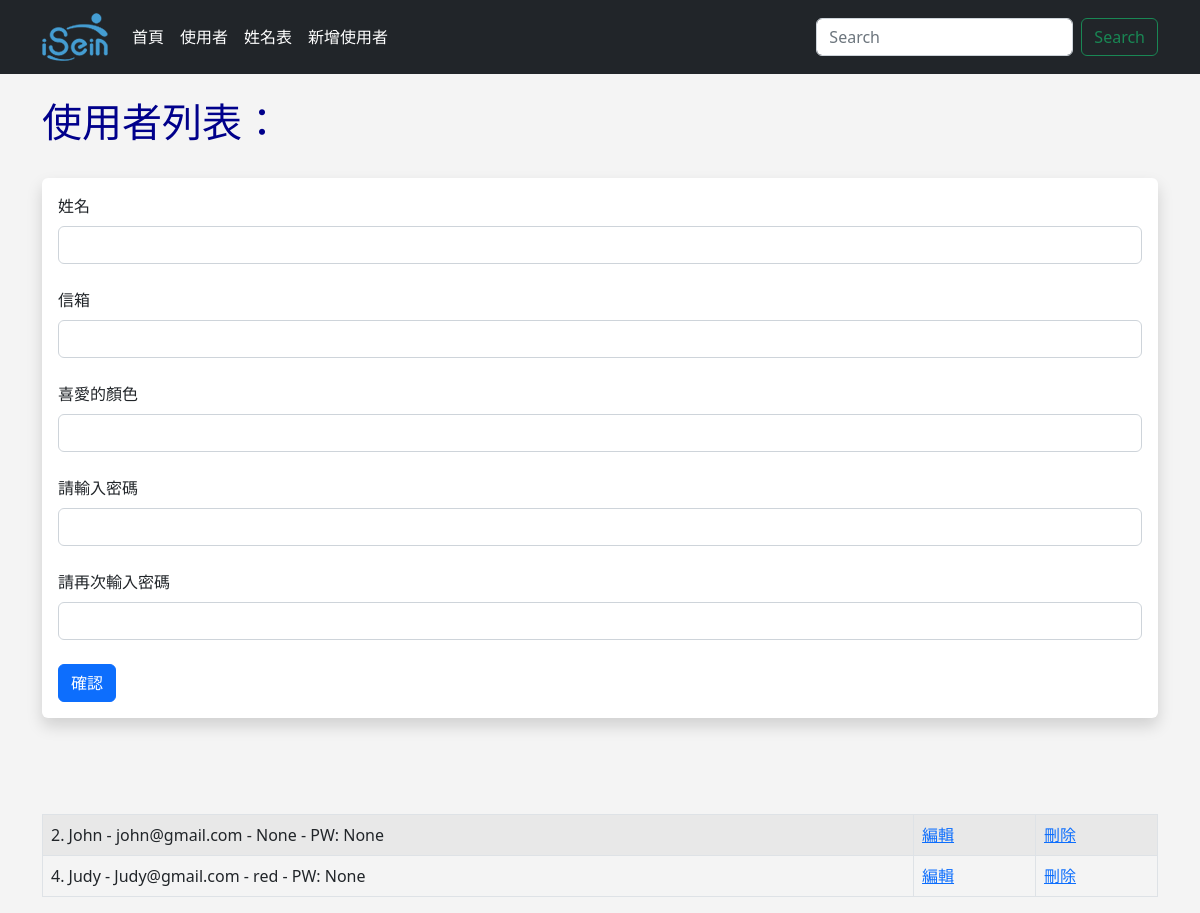
The page /user/add on the database as committed earlier.
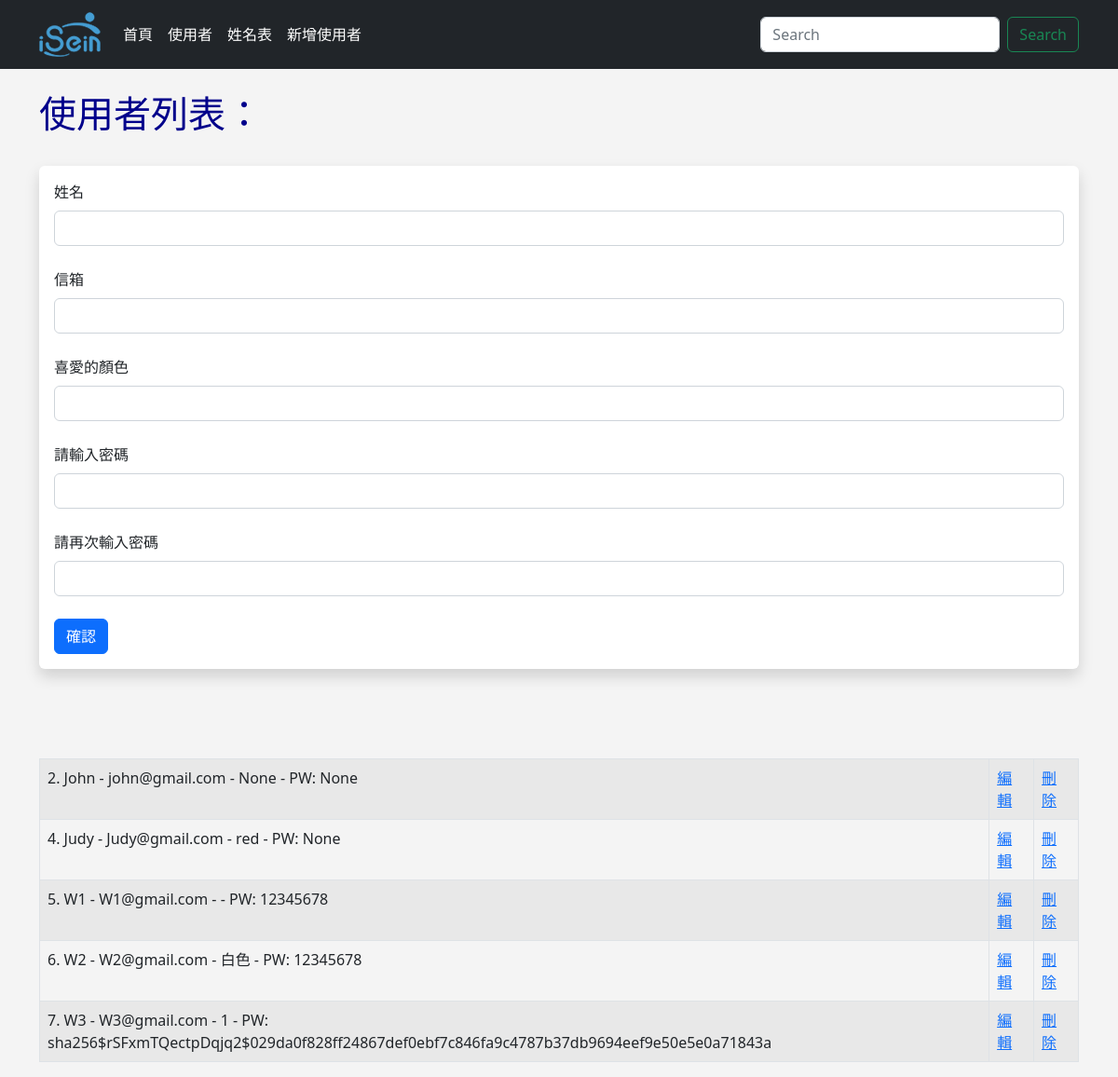
The same page on the database as committed later.
### app.py (models this page shows, shortened)
class Users(db.Model):
    id = db.Column(db.Integer, primary_key=True)
    name = db.Column(db.String(200), nullable=False)
    email = db.Column(db.String(200), nullable=False, unique=True)
    favorite_color = db.Column(db.String(120))
    password_hash = db.Column(db.String(128))
    date_added = db.Column(db.DateTime, default=datetime.utcnow)
    @property
    def password(self):
        raise AttributeError("哈希屬性不可讀取！")

### app.py (the view, shortened to what this page needs)
@app.route('/user/add', methods=['GET', 'POST'])
def add_user():
    name = None
    form = UserForm()
    our_users = Users.query.order_by(Users.date_added)
    return render_template("add_user.html",
        form=form,
        name=name,
        our_users=our_users
        )

### app.py
class UserForm(FlaskForm):
    name = StringField("姓名", validators=[DataRequired()])
    email = StringField("信箱", validators=[DataRequired()])
    favorite_color = StringField("喜愛的顏色")
    password_hash = PasswordField('請輸入密碼',
        validators=[DataRequired(),
        EqualTo('password_hash2', message='密碼必須匹配')])
    password_hash2 = PasswordField('請再次輸入密碼', validators=[DataRequired()])
    submit = SubmitField("確認")

### templates/add_user.html (shortened to what this page needs)
{% extends 'base.html' %}
{% block content %}
    {% if name %}
        <h1>Hello {{ name }}</h1>
        <br/><br/>
    {% else %}
        <h1>使用者列表：</h1>
        <br/>
        <div class="shadow p-3 mb-5 bg-body rounded">
            <form method="POST">
                {{ form.name.label(class="form-label") }}
                {{ form.name(class="form-control") }}
                <br/>
                {{ form.email.label(class="form-label") }}
                {{ form.email(class="form-control") }}
                <br/>
                {{ form.favorite_color.label(class="form-label") }}
                {{ form.favorite_color(class="form-control") }}
                <br/>
                {{ form.password_hash.label(class="form-label") }}
                {{ form.password_hash(class="form-control") }}
                <br/>
                {{ form.password_hash2.label(class="form-label") }}
                {{ form.password_hash2(class="form-control") }}
                <br/>
                {{ form.submit(class="btn btn-primary") }}
            </form>
        </div>
        <br/><br/>
    {% endif %}
    <table class="table table-hover table-bordered table-striped">
        {% for our_user in our_users %}
            <tr>
                <td>{{ our_user.id }}. {{ our_user.name }} - {{ our_user.email }} - {{ our_user.favorite_color }} - PW: {{ our_user.password_hash }}</td>
                <td><a href="{{ url_for('update', id=our_user.id) }}">編輯</a></td>
                <td><a href="{{ url_for('delete', id=our_user.id) }}">刪除</a></td>
            </tr>
        {% endfor %}
    </table>
{% endblock %}

### templates/base.html (shortened to what this page needs)
<!doctype html>
<html lang="en">
  <head>
    <link href="https://cdn.jsdelivr.net/npm/bootstrap@5.2.0/dist/css/bootstrap.min.css" rel="stylesheet">
    <link href="{{ url_for('static', filename='css/style.css') }}" rel="stylesheet">
  </head>
  <body>
    {% include 'navbar.html' %}
    <br/>
    <div class='container'>
      {% block content %}
      {% endblock %}
    </div>
  </body>
</html>

### templates/navbar.html (shortened to what this page needs)
<nav class="navbar navbar-expand-lg navbar-dark bg-dark">
    <div class="container">
      <a class="navbar-brand" href="{{ url_for('index') }}"><img src="static\images\16652396955207.png"></a>
      <div class="collapse navbar-collapse" id="navbarSupportedContent">
        <ul class="navbar-nav me-auto mb-2 mb-lg-0">
          <li class="nav-item">
            <a class="nav-link active" aria-current="page" href="{{ url_for('index') }}">首頁</a>
          </li>
          <li class="nav-item">
            <a class="nav-link active" aria-current="page" href="{{ url_for('user') }}">使用者</a>
          </li>
          <li class="nav-item">
            <a class="nav-link active" aria-current="page" href="{{ url_for('name') }}">姓名表</a>
          </li>
          <li class="nav-item">
            <a class="nav-link active" aria-current="page" href="{{ url_for('add_user') }}">新增使用者</a>
          </li>
        </ul>
        <form class="d-flex" role="search">
          <input class="form-control me-2" type="search" placeholder="Search" aria-label="Search">
          <button class="btn btn-outline-success" type="submit">Search</button>
        </form>
      </div>
    </div>
</nav>

### static/css/style.css (style rules this page uses)
h1 { color: darkblue; font-size:40px; }
body { background: #f4f4f4f0; }

Rows that differ between the two databases and show on the page:
added Users: id "5", name "W1", email "W1@gmail.com", password_hash "12345678"
added Users: id "6", name "W2", email "W2@gmail.com", favorite_color "白色", password_hash "12345678"
added Users: id "7", name "W3", email "W3@gmail.com", favorite_color "1", password_hash "sha256$rSFxmTQectpDqjq2$029da0f828ff24867def0ebf7c846fa9c4787b37db9694eef9e50e5e0a71843a"
